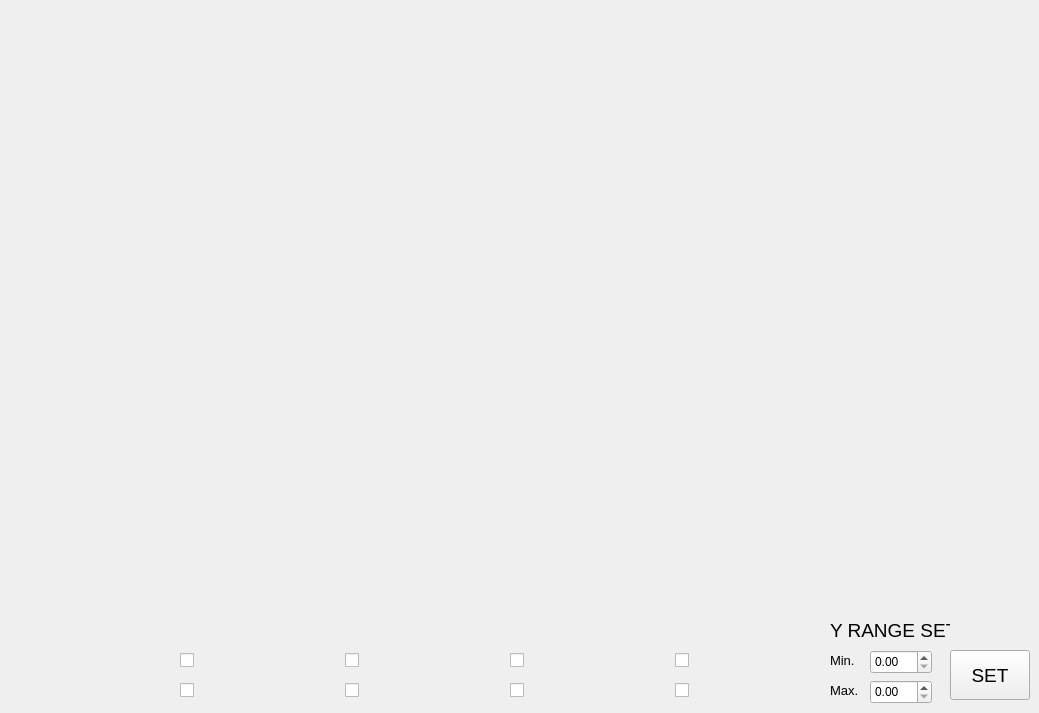
    <widget class="QWidget" name="page_3">
     <widget class="CAMultiplot" name="caMultiplot_9">
      <property name="geometry">
       <rect>
        <x>50</x>
        <y>30</y>
        <width>980</width>
        <height>600</height>
       </rect>
      </property>
      <property name="pvname">
       <string>NB1_WAT_BMSC_DT</string>
      </property>
      <property name="pvname1">
       <string>NB1_WAT_BMID_DT</string>
      </property>
      <property name="pvname2">
       <string>NB1_WAT_ID1_DT</string>
      </property>
      <property name="pvname3">
       <string>NB1_WAT_ID2_DT</string>
      </property>
      <property name="pvname4">
       <string>NB1_WAT_ID3_DT</string>
      </property>
      <property name="pvname5">
       <string>NB1_WAT_BLSC_DT</string>
      </property>
      <property name="pvname6">
       <string>NB1_WAT_CMC_DT</string>
      </property>
      <property name="pvname7">
       <string>NB1_WAT_BDSC_DT</string>
      </property>
      <property name="xTitle" stdset="0">
       <string>Time (s)</string>
      </property>
      <property name="yTitle" stdset="0">
       <string>Delta T (degC)</string>
      </property>
      <property name="timeLineCount" stdset="0">
       <number>401</number>
      </property>
     </widget>
     <widget class="CAColorCheckBox" name="caColorCheckBox_53">
      <property name="geometry">
       <rect>
        <x>180</x>
        <y>650</y>
        <width>150</width>
        <height>20</height>
       </rect>
      </property>
     </widget>
     <widget class="CAColorCheckBox" name="caColorCheckBox_54">
      <property name="geometry">
       <rect>
        <x>510</x>
        <y>650</y>
        <width>150</width>
        <height>20</height>
       </rect>
      </property>
     </widget>
     <widget class="CAColorCheckBox" name="caColorCheckBox_55">
      <property name="geometry">
       <rect>
        <x>675</x>
        <y>650</y>
        <width>150</width>
        <height>20</height>
       </rect>
      </property>
     </widget>
     <widget class="CAColorCheckBox" name="caColorCheckBox_56">
      <property name="geometry">
       <rect>
        <x>345</x>
        <y>680</y>
        <width>150</width>
        <height>20</height>
       </rect>
      </property>
     </widget>
     <widget class="CAColorCheckBox" name="caColorCheckBox_57">
      <property name="geometry">
       <rect>
        <x>510</x>
        <y>680</y>
        <width>150</width>
        <height>20</height>
       </rect>
      </property>
     </widget>
     <widget class="CAColorCheckBox" name="caColorCheckBox_58">
      <property name="geometry">
       <rect>
        <x>345</x>
        <y>650</y>
        <width>150</width>
        <height>20</height>
       </rect>
      </property>
     </widget>
     <widget class="CAColorCheckBox" name="caColorCheckBox_59">
      <property name="geometry">
       <rect>
        <x>180</x>
        <y>680</y>
        <width>150</width>
        <height>20</height>
       </rect>
      </property>
     </widget>
     <widget class="CAColorCheckBox" name="caColorCheckBox_60">
      <property name="geometry">
       <rect>
        <x>675</x>
        <y>680</y>
        <width>150</width>
        <height>20</height>
       </rect>
      </property>
     </widget>
     <widget class="QLabel" name="label_28">
      <property name="geometry">
       <rect>
        <x>830</x>
        <y>680</y>
        <width>40</width>
        <height>20</height>
       </rect>
      </property>
      <property name="font">
       <font>
        <pointsize>10</pointsize>
       </font>
      </property>
      <property name="text">
       <string>Max.</string>
      </property>
     </widget>
     <widget class="QDoubleSpinBox" name="doubleSpinBox_19">
      <property name="geometry">
       <rect>
        <x>870</x>
        <y>650</y>
        <width>62</width>
        <height>24</height>
       </rect>
      </property>
     </widget>
     <widget class="QDoubleSpinBox" name="doubleSpinBox_20">
      <property name="geometry">
       <rect>
        <x>870</x>
        <y>680</y>
        <width>62</width>
        <height>24</height>
       </rect>
      </property>
     </widget>
     <widget class="QLabel" name="label_29">
      <property name="geometry">
       <rect>
        <x>830</x>
        <y>650</y>
        <width>40</width>
        <height>20</height>
       </rect>
      </property>
      <property name="font">
       <font>
        <pointsize>10</pointsize>
       </font>
      </property>
      <property name="text">
       <string>Min.</string>
      </property>
     </widget>
     <widget class="QPushButton" name="pushButton_13">
      <property name="geometry">
       <rect>
        <x>950</x>
        <y>650</y>
        <width>80</width>
        <height>50</height>
       </rect>
      </property>
      <property name="font">
       <font>
        <pointsize>14</pointsize>
       </font>
      </property>
      <property name="text">
       <string>SET</string>
      </property>
     </widget>
     <widget class="QLabel" name="label_32">
      <property name="geometry">
       <rect>
        <x>830</x>
        <y>620</y>
        <width>120</width>
        <height>20</height>
       </rect>
      </property>
      <property name="font">
       <font>
        <pointsize>14</pointsize>
       </font>
      </property>
      <property name="text">
       <string>Y RANGE SET</string>
      </property>
     </widget>
    </widget>
